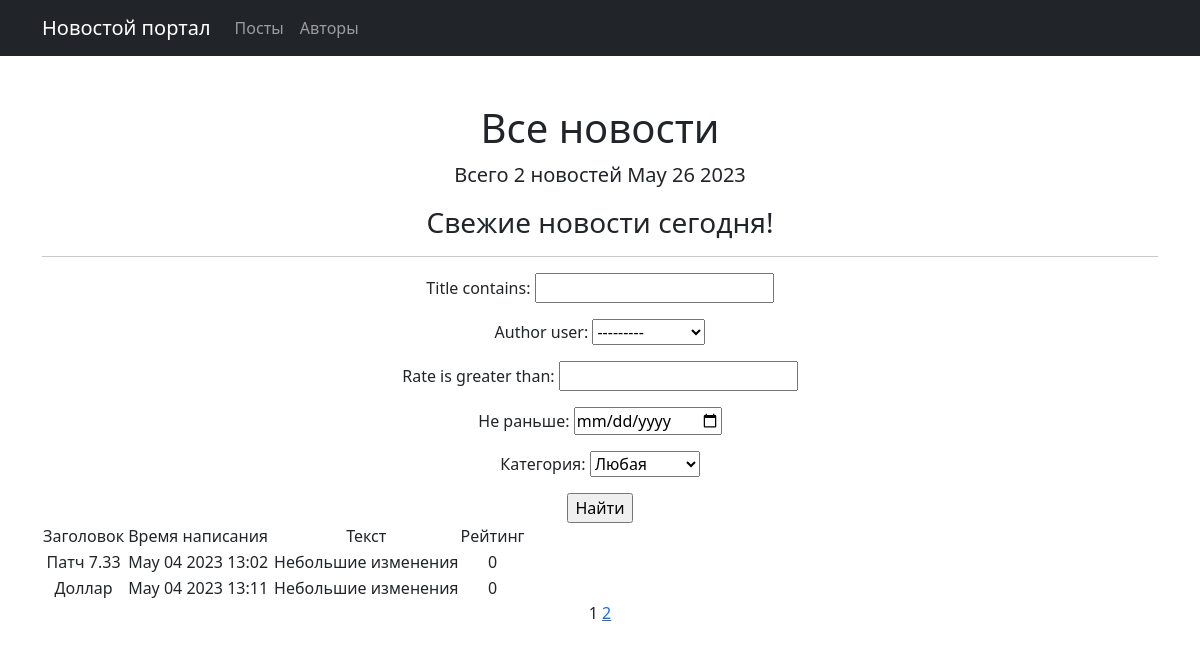
The app's page /, older data.
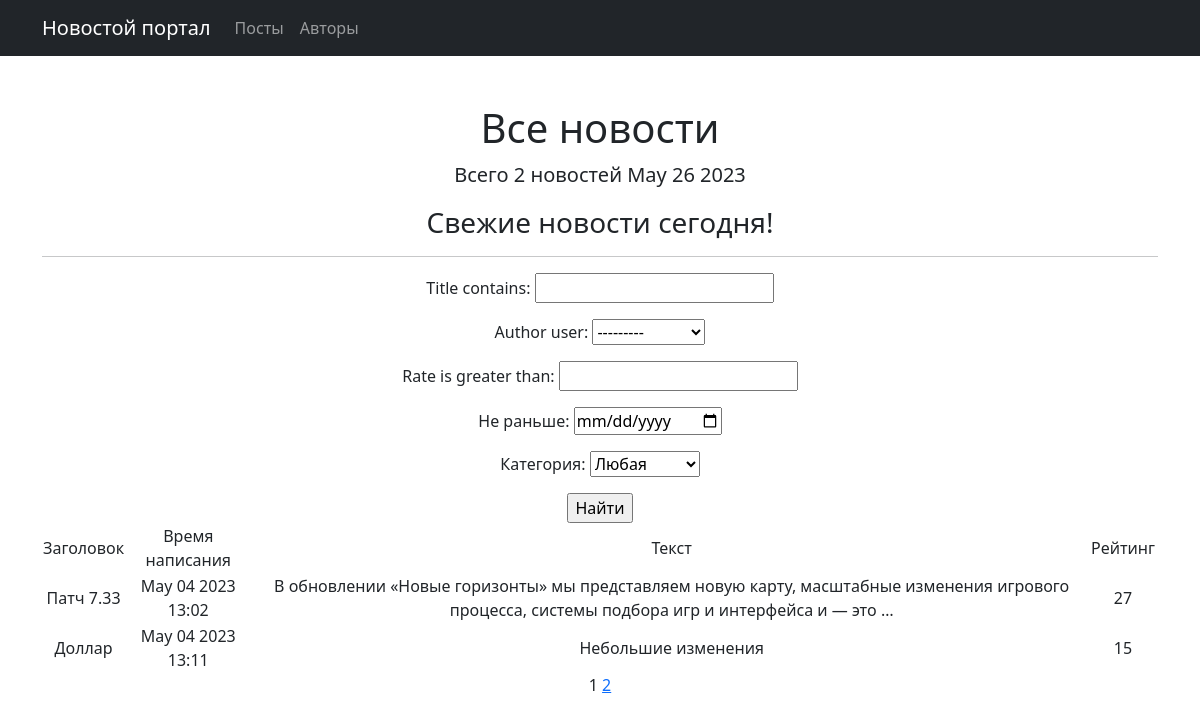
The same page, newer data.
### news/models.py (models this page shows, shortened)
class Post(models.Model):
    POSTS = [
        ("art", "Статья"),
        ("nws", "Новость")
    ]
    author = models.ForeignKey(Author, on_delete=models.CASCADE)
    title = models.CharField(max_length=255)
    post = models.CharField(max_length=3, choices=POSTS, default="nws")
    time_post = models.DateTimeField(default=timezone.now)
    category = models.ManyToManyField(Category, through='PostCategory')
    text = models.TextField()
    rate = models.IntegerField(default=0)

### news/views.py (the view)
# urls.py: path('', PostAll.as_view(), name='post_list'),
class PostAll(ListView):
    model = Post
    ordering = 'time_post'
    template_name = 'posts.html'
    context_object_name = 'allposts'
    paginate_by = 2  # вот так мы можем указать количество записей на странице
    def get_queryset(self):
        queryset = super().get_queryset()
        self.filterset = PostFilter(self.request.GET, queryset)
        return self.filterset.qs
    def get_context_data(self, **kwargs):
        context = super().get_context_data(**kwargs)
        context['time_now'] = datetime.utcnow()
        context['new_post'] = "Свежие новости сегодня!"
        context['filterset'] = self.filterset
        return context

### news/models.py (called while the page is built)
    def __str__(self):
        return str(self.id)

    def __str__(self):
        return self.name.title()

### news/templatetags/custom_filters.py (called while the page is built)
@register.filter()
def cenz(text):
    for i in text.split():
        if i.lower() in swear_word:
            text = text.replace(i, f'***{i[0]}***')
    return text

### news/templatetags/custom_tags.py (called while the page is built)
@register.simple_tag(takes_context=True)
def url_replace(context, **kwargs):
   d = context['request'].GET.copy()
   for k, v in kwargs.items():
       d[k] = v
   return d.urlencode()

### templates/posts.html (shortened to what this page needs)
{% extends 'flatpages/default.html' %}
{% load custom_filters %}!
{% load custom_tags %}
{% block title %}
<h1>Все новости</h1>
{% endblock title %}
{% block content %}
   Всего {{allposts|length}} новостей
   {{ time_now|date:'M d Y' }}
   <h3> {{ new_post|default_if_none:"Мы сообщим о новых новостях!" }} </h3>
   <hr>
       <form action="" method="get">
           {{ filterset.form.as_p }}
           <input type="submit" value="Найти" />
       </form>
   {% if allposts %}
       <table>
           <tr>
               <td>Заголовок</td>
               <td></td>
               <td>Время написания</td>
               <td></td>
               <td></td>
               <td>Текст</td>
               <td>Рейтинг</td>
               <td></td>
           </tr>
           {% for post in allposts %}
           <tr>
               <td>{{ post.title|cenz }}</td>
               <td></td>
               <td>{{ post.time_post|date:'M d Y G:i' }}</td>
               <td></td>
               <td></td>
               <td>{{ post.text|truncatewords:20|cenz}}</td>
               <td>{{ post.rate }}</td>
               <td></td>
           </tr>
           {% endfor %}
       </table>
   {% else %}
       <h2>Новостей нет!</h2>
   {% endif %}
   {{ page_obj.number }}
   {% if page_obj.has_next %}
       <a href="?{% url_replace page=page_obj.next_page_number %}">{{ page_obj.next_page_number }}</a>
   {% endif %}
{% endblock content %}

### templates/flatpages/default.html (shortened to what this page needs)
<!DOCTYPE html>
<html lang="en">
    <nav class="navbar navbar-expand-lg navbar-dark bg-dark static-top">
       <div class="container">
           <a class="navbar-brand" href="/start/">Новостой портал</a>
           <div class="collapse navbar-collapse" id="navbarResponsive">
               <ul class="navbar-nav ml-auto">
                   <li class="nav-item">
                       <a class="nav-link" href="/">Посты</a>
                   </li>
                   <li class="nav-item">
                       <a class="nav-link" href="/authors">Авторы</a>
                   </li>
               </ul>
           </div>
       </div>
    </nav>
    <head>
        {% load static %}
        <link href="{% static 'css/styles.css' %}" rel="stylesheet" />
    </head>
        <div class="container">
            <div class="text-center mt-5">
                <h1>{% block title %} {% endblock title %}</h1>
                <p class="lead">{% block content %}
                {% endblock content %}</p>
            </div>
        </div>
    </body>
</html>

Row changes from the older to the newer data that the page shows:
changed Post "Патч 7.33": text|cenz "Небольшие изменения" → "В обновлении «Новые горизонты» мы представляем новую карту, масштабные изменения игрового процесса, системы подбора игр и интерфейса и — это …"; rate "0" → "27"
changed Post "Доллар": rate "0" → "15"
